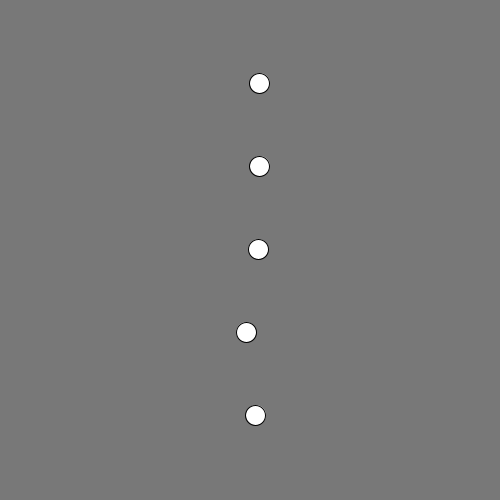
Frame 1 (no input)
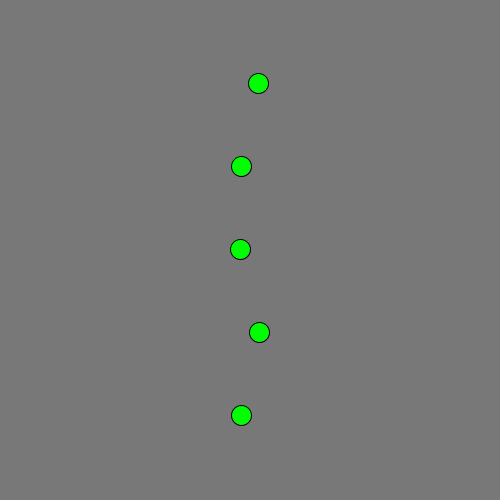
Frame 60 (the mouse pressed at the canvas centre just before this capture)
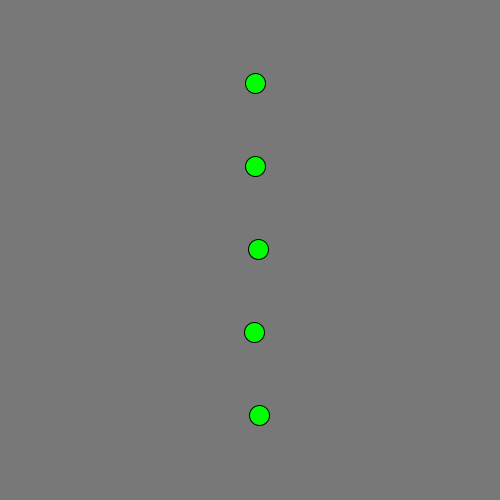
Frame 120 (the mouse held since frame 60 and released just before this capture)

The Processing sketch that drew these frames (run headless with seeded random() and noise(); from frame 60 on, the mouse is pressed at the canvas centre):

// Processing sketch: ArrayWithSin
// ── ArrayWithSin.pde
/*
 * Creative Coding
 * array with sin()
 * by Indae Hwang and Jon McCormack
 * Updated 2016
 * Copyright (c) 2014-2016 Monash University
 *
 * This program demonstrates the use of arrays.
 * It creates three arrays that store the y-position, speed and phase of some oscillating circles.
 * You can change the number of circles by changing the value of num in setup()
 * You can change the background colour by holding the left mouse button and dragging.
 * 
 */

int     noCircles;    // the number of items in the array (# of circles)
float[] y;      // y-position of each circle (fixed), contiene las alturas(posición con repecto al eje y) de cada una de las esferas.
float[] speed;  // speed of each circle, contiene la velocidad de cada esfera.
float[] phase;  // phase of each circle, contiene la posición con respecto al eje x.

float red = 120; //Valor para el color rojo..
float green = 120;// Valor para el color verde.
float blue = 120;// Valor para el color azul.

void setup() {
  size(500, 500); //Tamaño del lienzo.

  noCircles = 5;

  // allocate space for each array
  y = new float[noCircles];
  speed = new float[noCircles];
  phase = new float[noCircles]; 

  // calculate the vertical gap between each circle based on the total number of circles
  float gap = height / (noCircles + 1);

  //setup an initial value for each item in the array
  for (int i=0; i<noCircles; i++) {
    y[i] = gap * (i + 1);      // y is constant for each so can be calculated once
    speed[i] = random(10);//Genera los valores de velocidades para cada posición del arreglo.
    phase[i] = random(TWO_PI);//Genera los valores de alturas(eje y) para cada posición del arreglo.
  }
}


void draw() {
  background(red, green, blue);//El background al recibir estos tres argumentos altera su fondo como si fuera un RGB.


  for (int i=0; i<noCircles; i++) {
    // calculate the x-position of each ball based on the speed, phase and current frame
    float x = width/2 + sin(radians(frameCount*speed[i] ) + phase[i])* 10; 
    ellipse(x, y[i], 20, 20);
  }
  float interac=dist(mouseX, mouseY, pmouseX, pmouseY);
  if (interac>=10) {
    fill(255, 0, 0);
  } else
  {
    fill(0, 255, 0);
  }
}


// change the background colour if the mouse is dragged
void mouseDragged() {
  red = map(mouseX, 0, width, 0, 255);//Argumento 1 del background. Mapea el valor del mouseX entre 0 y el valor máximo del ancho, a valores entre 0 y 255.
  green = map(mouseY, 0, height, 0, 255);//Argumento 2 del background. Mapea el valor del mouseY entre 0 y el valor máximo del alto, a valores entre 0 y 255.
  blue = map(mouseX+mouseY, 0, width+height, 255, 0);//Argumento 3 del background. Mapea el valor del mouseX y mouseY entre 0 y el valor máximo del ancho y el alto, a valores entre 255 y 0.
}
